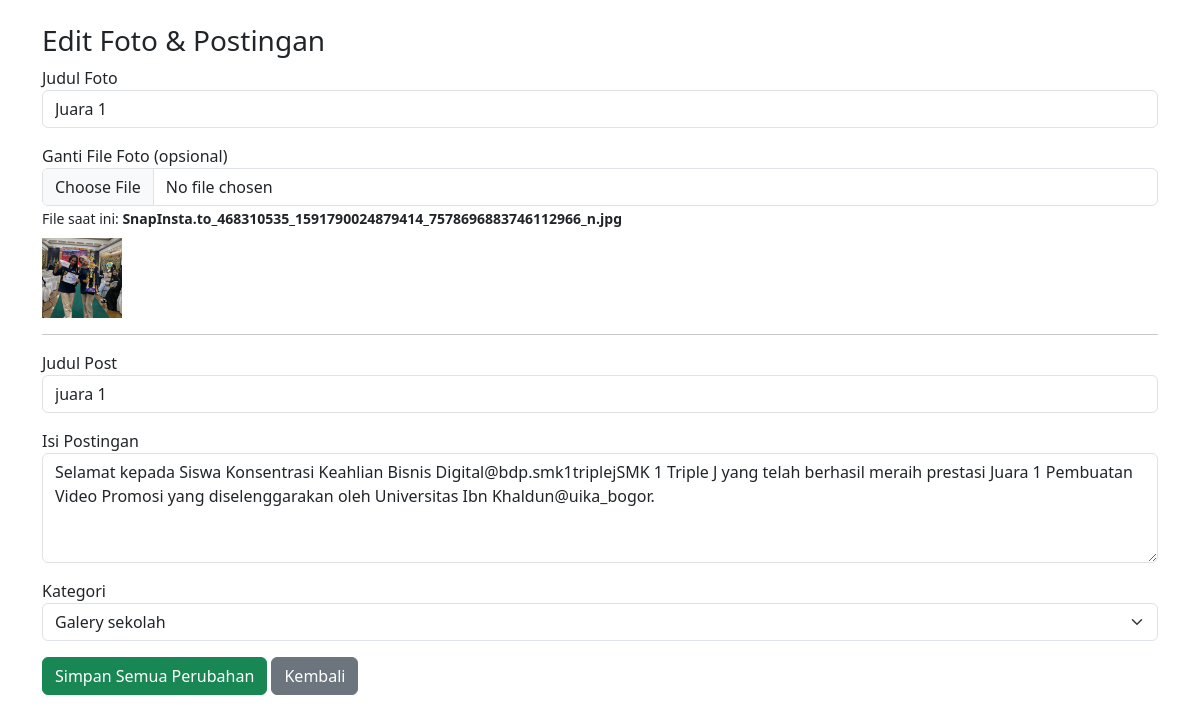
Page /edit_foto.php?id=9 on the committed database.
### tables this page shows
CREATE TABLE `foto` (
  `id` int(11) NOT NULL,
  `galery_id` int(11) NOT NULL,
  `file` varchar(255) NOT NULL,
  `judul` varchar(150) DEFAULT NULL
);

CREATE TABLE `posts` (
  `id` int(11) NOT NULL,
  `judul` varchar(150) NOT NULL,
  `isi` text DEFAULT NULL,
  `kategori_id` int(11) DEFAULT NULL,
  `petugas_id` int(11) DEFAULT NULL,
  `status` varchar(20) DEFAULT 'draft',
  `created_at` timestamp NOT NULL DEFAULT current_timestamp()
);

### edit_foto.php (the view, shortened to what this page needs)
<?php
include 'koneksi.php';
$id = $_GET['id'];
$data = mysqli_fetch_assoc(mysqli_query($conn, "
  SELECT f.id as foto_id, f.judul as judul_foto, f.file,
         p.id as post_id, p.judul as judul_post, p.isi, p.kategori_id,
         g.id as galery_id
  FROM foto f
  JOIN galery g ON f.galery_id = g.id
  JOIN posts p ON g.post_id = p.id
  WHERE f.id = $id
"));
?>
<!DOCTYPE html>
<html>
<head>
  <link href="https://cdn.jsdelivr.net/npm/bootstrap@5.3.0/dist/css/bootstrap.min.css" rel="stylesheet">
</head>
<body>
<div class="container mt-4">
  <h3>Edit Foto & Postingan</h3>
  <form method="POST" enctype="multipart/form-data">
    <div class="mb-3">
      <label>Judul Foto</label>
      <input type="text" name="judul_foto" class="form-control" value="<?= htmlspecialchars($data['judul_foto']) ?>" required>
    </div>
    <div class="mb-3">
      <label>Ganti File Foto (opsional)</label>
      <input type="file" name="file" class="form-control">
      <small>File saat ini: <strong><?= $data['file'] ?></strong></small><br>
      <img src="uploads/<?= $data['file'] ?>" class="thumb mt-2">
    </div>
    <hr>
    <div class="mb-3">
      <label>Judul Post</label>
      <input type="text" name="judul_post" class="form-control" value="<?= htmlspecialchars($data['judul_post']) ?>" required>
    </div>
    <div class="mb-3">
      <label>Isi Postingan</label>
      <textarea name="isi" class="form-control" rows="4" required><?= htmlspecialchars($data['isi']) ?></textarea>
    </div>
    <div class="mb-3">
      <label>Kategori</label>
      <select name="kategori_id" class="form-select" required>
        <?php
        $kat = mysqli_query($conn, "SELECT * FROM kategori");
        while ($k = mysqli_fetch_assoc($kat)) {
          $selected = ($data['kategori_id'] == $k['id']) ? 'selected' : '';
          echo "<option value='$k[id]' $selected>$k[judul]</option>";
        }
        ?>
      </select>
    </div>
    <button type="submit" name="update" class="btn btn-success">Simpan Semua Perubahan</button>
    <a href="post.php?id=<?= $data['post_id'] ?>" class="btn btn-secondary">Kembali</a>
  </form>
</div>
</body>
</html>

### edit_foto.php (style rules this page uses)
img.thumb { height: 80px; }

### rows in the picture
foto: judul_foto "Juara 1", file "SnapInsta.to_468310535_1591790024879414_7578696883746112966_n.jpg", file (picture), judul_post "juara 1", isi "Selamat kepada Siswa Konsentrasi Keahlian Bisnis Digital@bdp.smk1triplejSMK 1 Triple J yang telah berhasil meraih prestasi Juara 1 Pembuatan Video Promosi yang diselenggarakan oleh Universitas Ibn Khaldun@uika_bogor."

### other values in the picture
form field kategori_id "Galery sekolah"
